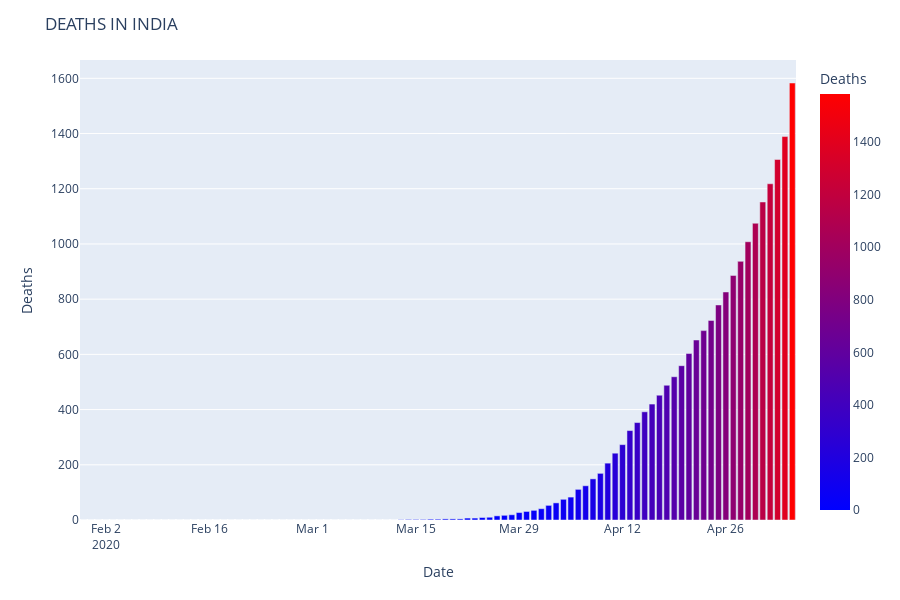

Source (notebook cell):
### Code cell
#DAILY DEATHS IN INDIA
corona_data = df_corona_in_india.groupby(['Date'])['Deaths'].sum().reset_index().sort_values('Deaths',ascending = True)
fig = px.bar(corona_data, y='Deaths', x='Date',hover_data =['Deaths'], color='Deaths', height=600,color_continuous_scale=["blue","red"])
fig.update_layout(
    title='DEATHS IN INDIA')
fig.show()
